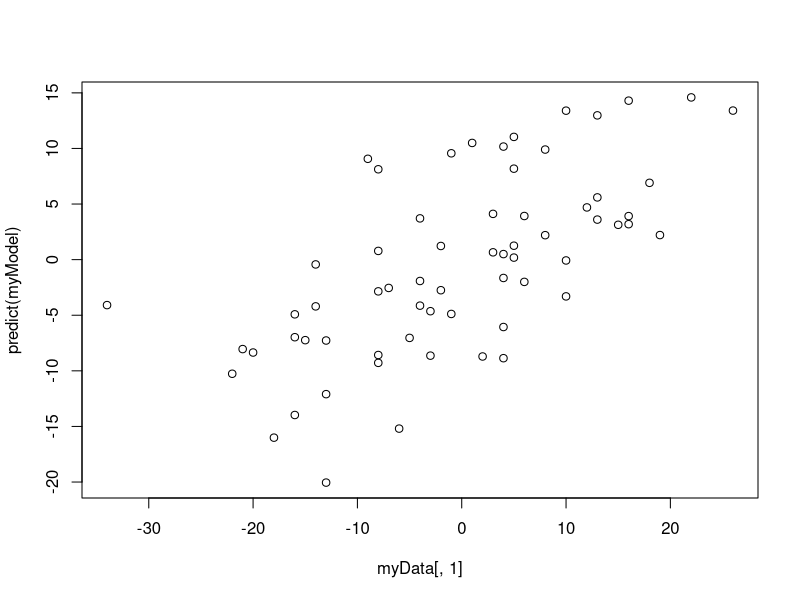

Source code (R):
rm(list=ls())

tour <- read.csv("tourData.csv")
tour <- tour[,-1]
myData <- tour[tour[1]==2006,]
myData <- myData[,4:17]
row.names(myData) <- NULL

myModel <- lm(dif.score~. , data=myData)
plot(myData[,1],predict(myModel))
summary(myModel)

myY <- sapply(myData[,1], function(d) {
  if(d>0) {return(1)}
  else {return(0)}
})
myYpred <- sapply(predict(myModel), function(d) {
  if(d>0) {return(1)}
  else {return(0)}
})
sum(myY == myYpred) / length(myY)

# -------------------- 1 -------------------- #

myData[,1] <- myY
myModel <- glm(dif.score~. , data=myData, family = "binomial")
summary(myModel)

myYpred <- sapply(predict(myModel), function(d) {
  if(d>0) {return(1)}
  else {return(0)}
})
sum(myY == myYpred) / length(myY)

# -------------------- 2 -------------------- #

newData <- tour[tour[1]==2010,]
newData <- newData[,4:17]
row.names(newData) <- NULL

myPred <- predict(myModel,newData[,2:14])

myY <- sapply(myData[,2], function(d) {
  if(d>0) {return(1)}
  else {return(0)}
})
myYpred <- sapply(myPred, function(d) {
  if(d>0) {return(1)}
  else {return(0)}
})
sum(myY == myYpred) / length(myY)